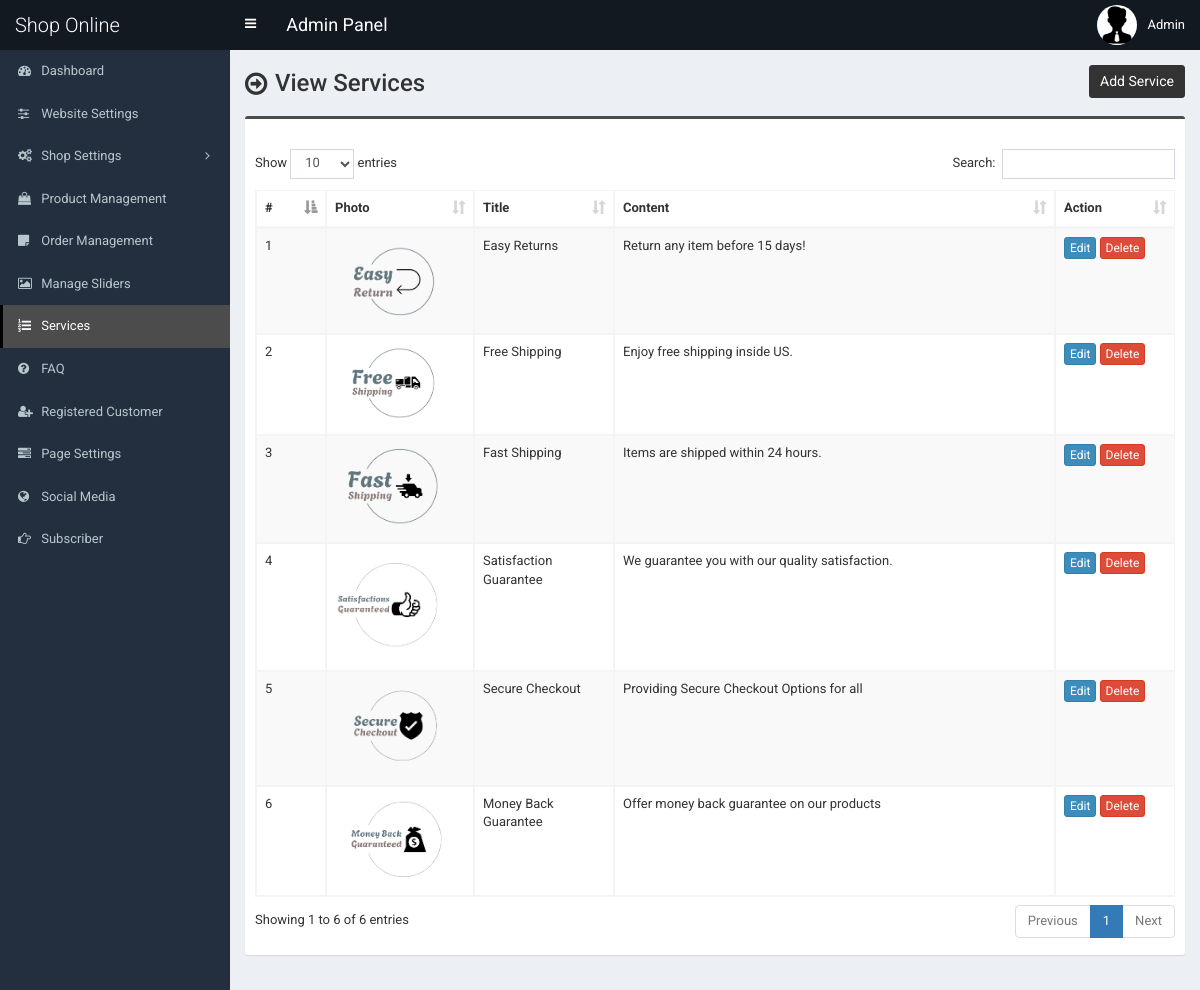
Screenshot of /admin/service.php (signed in) with the database file from the repository.
### tables this page shows
CREATE TABLE `tbl_service` (
  `id` int(11) NOT NULL,
  `title` varchar(255) NOT NULL,
  `content` text NOT NULL,
  `photo` varchar(255) NOT NULL
);

### admin/service.php (the view, shortened to what this page needs)
<?php require_once('header.php'); ?>
<section class="content-header">
	<div class="content-header-left">
		<h1>View Services</h1>
	</div>
	<div class="content-header-right">
		<a href="service-add.php" class="btn btn-primary btn-sm">Add Service</a>
	</div>
</section>
<section class="content">
	<div class="row">
		<div class="col-md-12">
			<div class="box box-info">
				<div class="box-body table-responsive">
					<table id="example1" class="table table-bordered table-hover table-striped">
						<thead>
							<tr>
								<th width="30">#</th>
								<th>Photo</th>
								<th width="100">Title</th>
								<th>Content</th>
								<th width="80">Action</th>
							</tr>
						</thead>
						<tbody>
							<?php
							$i=0;
							$statement = $pdo->prepare("SELECT * FROM tbl_service");
							$statement->execute();
							$result = $statement->fetchAll(PDO::FETCH_ASSOC);
							foreach ($result as $row) {
								$i++;
								?>
								<tr>
									<td><?php echo $i; ?></td>
									<td style="width:130px;"><img src="../assets/uploads/<?php echo $row['photo']; ?>" alt="<?php echo $row['title']; ?>" style="width:120px;"></td>
									<td><?php echo $row['title']; ?></td>
									<td><?php echo $row['content']; ?></td>
									<td>
										<a href="service-edit.php?id=<?php echo $row['id']; ?>" class="btn btn-primary btn-xs">Edit</a>
										<a href="#" class="btn btn-danger btn-xs" data-href="service-delete.php?id=<?php echo $row['id']; ?>" data-toggle="modal" data-target="#confirm-delete">Delete</a>
									</td>
								</tr>
								<?php
							}
							?>
						</tbody>
					</table>
				</div>
			</div>
		</div>
	</div>
</section>
<?php require_once('footer.php'); ?>

### admin/style.css (style rules this page uses)
body { font-size: 13px; font-family: "Roboto", sans-serif; }
.content-header > h1, .content-header .content-header-left h1 { font-family: "Roboto", sans-serif; }
.box-info { padding-top: 20px; }
.content-header { overflow: hidden; }
.content-header .content-header-left { float: left; padding-top: 5px; }
.content-header .content-header-right { float: right; }
.content-header .content-header-left h1 { margin-top: 0; margin-bottom: 0; padding-left: 30px; padding-bottom: 5px; font-size: 24px; position: relative; }
.content-header .content-header-left h1:before { position: absolute; top: 0; left: 0; font-family: "FontAwesome", sans-serif; font-size: 26px; content: "\f18e"; }
.content-header .content-header-right a { position: relative; font-size: 14px; }
.box.box-info { border-top-color: #4c4c4c; }
.content-header .content-header-right a { background-color: #333333; border-color: #333333; }

### rows the page displays
tbl_service: photo (picture), title "Easy Returns", content "Return any item before 15 days!"
tbl_service: photo (picture), title "Free Shipping", content "Enjoy free shipping inside US."
tbl_service: photo (picture), title "Fast Shipping", content "Items are shipped within 24 hours."
tbl_service: photo (picture), title "Satisfaction Guarantee", content "We guarantee you with our quality satisfaction."
tbl_service: photo (picture), title "Secure Checkout", content "Providing Secure Checkout Options for all"
tbl_service: photo (picture), title "Money Back Guarantee", content "Offer money back guarantee on our products"

### other values shown
$_SESSION['user']['full_name'] "Admin"
